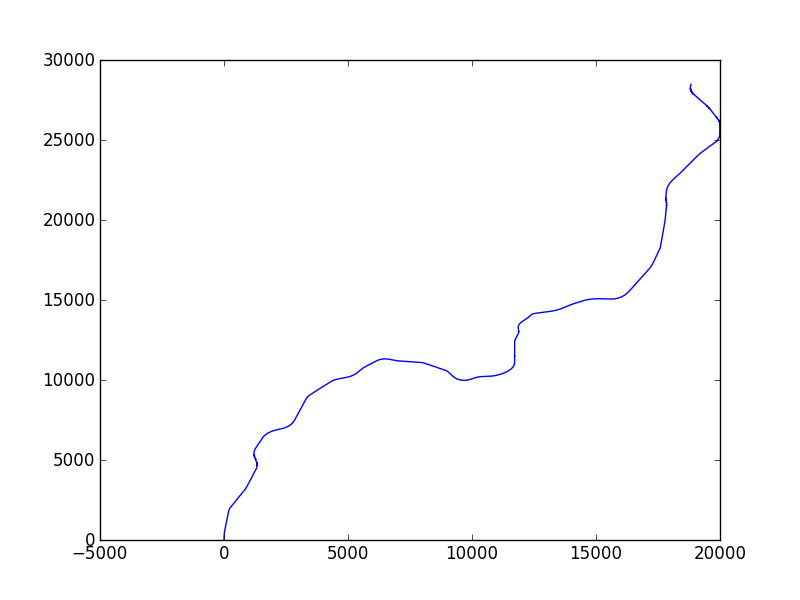

Write Python code to recreate this figure.
import numpy as np
import matplotlib.pyplot as plt

C = np.loadtxt(open('output10', "rb"), delimiter = ',');
#get the x and z coordinates

plt.plot(C[:,0], C[:,1]);
plt.show();
